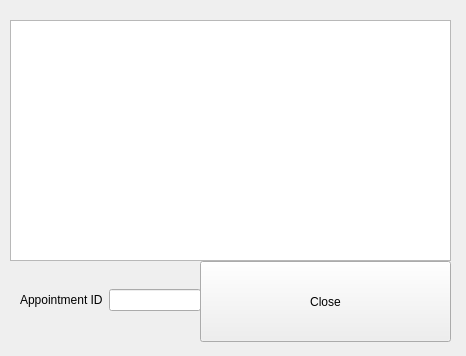
<?xml version="1.0" encoding="UTF-8"?>
<ui version="4.0">
 <class>AddAppoinmentInfoForm</class>
 <widget class="QWidget" name="AddAppoinmentInfoForm">
  <property name="geometry">
   <rect>
    <x>0</x>
    <y>0</y>
    <width>466</width>
    <height>356</height>
   </rect>
  </property>
  <property name="windowTitle">
   <string>Form</string>
  </property>
  <widget class="QWidget" name="horizontalLayoutWidget">
   <property name="geometry">
    <rect>
     <x>20</x>
     <y>260</y>
     <width>181</width>
     <height>80</height>
    </rect>
   </property>
   <layout class="QHBoxLayout" name="horizontalLayout">
    <item>
     <widget class="QLabel" name="label">
      <property name="text">
       <string>Appointment ID</string>
      </property>
     </widget>
    </item>
    <item>
     <widget class="QLineEdit" name="app_id_edit">
      <property name="readOnly">
       <bool>true</bool>
      </property>
     </widget>
    </item>
   </layout>
  </widget>
  <widget class="QTableView" name="add_info_table">
   <property name="geometry">
    <rect>
     <x>10</x>
     <y>20</y>
     <width>441</width>
     <height>241</height>
    </rect>
   </property>
  </widget>
  <widget class="QPushButton" name="close_button">
   <property name="geometry">
    <rect>
     <x>200</x>
     <y>261</y>
     <width>251</width>
     <height>81</height>
    </rect>
   </property>
   <property name="text">
    <string>Close</string>
   </property>
  </widget>
 </widget>
 <resources/>
 <connections/>
</ui>
